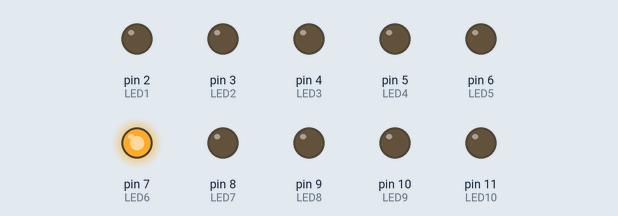
This sketch was run on a simulated Arduino Uno, built with avr-gcc and run on an emulated ATmega328P. Parts: output pins drawn as LEDs (lit = HIGH).

Above: at 0.15 s.
At 44.44 s:
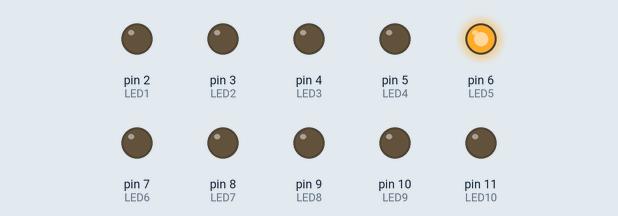
Timing chart, 0 to 44.7 s (numbered marks = the images above):
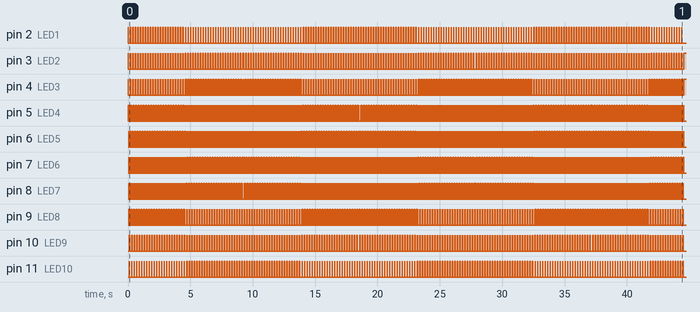

Measured:
- by itself, pin 2 (LED1), pin 11 (LED10): alternates HIGH for 0.02 s and LOW for 0.18 s
- by itself, pin 3 (LED2): repeats every 0.20 s: LOW 0.16 s, HIGH 0.01 s, LOW 0.02 s, HIGH 0.01 s
- by itself, pin 4 (LED3): repeats every 0.20 s: LOW 0.14 s, HIGH 0.01 s, LOW 0.04 s, HIGH 0.01 s
- by itself, pin 5 (LED4): repeats every 0.20 s: LOW 0.12 s, HIGH 0.01 s, LOW 0.06 s, HIGH 0.01 s
- by itself, pin 6 (LED5), pin 7 (LED6): alternates HIGH for 0.01 s and LOW for 0.09 s
- by itself, pin 8 (LED7): repeats every 0.20 s: LOW 0.06 s, HIGH 0.01 s, LOW 0.12 s, HIGH 0.01 s
- by itself, pin 9 (LED8): repeats every 0.20 s: LOW 0.04 s, HIGH 0.01 s, LOW 0.14 s, HIGH 0.01 s
- by itself, pin 10 (LED9): repeats every 0.20 s: LOW 0.02 s, HIGH 0.01 s, LOW 0.16 s, HIGH 0.01 s

The sketch:

sketch.ino
```cpp
#define LED1 2
#define LED2 3
#define LED3 4
#define LED4 5
#define LED5 6
#define LED6 7
#define LED7 8
#define LED8 9
#define LED9 10
#define LED10 11

// set blinking speed of the LED
int spd = 10;

void setup()
{
    pinMode(LED1, OUTPUT);
    pinMode(LED2, OUTPUT);
    pinMode(LED3, OUTPUT);
    pinMode(LED4, OUTPUT);
    pinMode(LED5, OUTPUT);
    pinMode(LED6, OUTPUT);
    pinMode(LED7, OUTPUT);
    pinMode(LED8, OUTPUT);
    pinMode(LED9, OUTPUT);
    pinMode(LED10, OUTPUT);
}

void loop()
{
    blink();
    blink_rebirth();
}

void blink()
{
    blink1();
    delay(spd);
    blink2();
    delay(spd);
    blink3();
    delay(spd);
    blink4();
    delay(spd);
    blink5();
    delay(spd);
    blink6();
    delay(spd);
    blink7();
    delay(spd);
    blink8();
    delay(spd);
    blink9();
    delay(spd);
    blink10();
    delay(spd);
}
void blink_rebirth()
{
    blink10();
    delay(spd);
    blink9();
    delay(spd);
    blink8();
    delay(spd);
    blink7();
    delay(spd);
    blink6();
    delay(spd);
    blink5();
    delay(spd);
    blink4();
    delay(spd);
    blink3();
    delay(spd);
    blink2();
    delay(spd);
    blink1();
    delay(spd);
}

void blink1()
{
    digitalWrite(LED1, HIGH);
    digitalWrite(LED2, LOW);
    digitalWrite(LED3, LOW);
    digitalWrite(LED4, LOW);
    digitalWrite(LED5, LOW);
    digitalWrite(LED6, LOW);
    digitalWrite(LED7, LOW);
    digitalWrite(LED8, LOW);
    digitalWrite(LED9, LOW);
    digitalWrite(LED10, LOW);
}
void blink2()
{
    digitalWrite(LED1, LOW);
    digitalWrite(LED2, HIGH);
    digitalWrite(LED3, LOW);
    digitalWrite(LED4, LOW);
    digitalWrite(LED5, LOW);
    digitalWrite(LED6, LOW);
    digitalWrite(LED7, LOW);
    digitalWrite(LED8, LOW);
    digitalWrite(LED9, LOW);
    digitalWrite(LED10, LOW);
}
void blink3()
{
    digitalWrite(LED1, LOW);
    digitalWrite(LED2, LOW);
    digitalWrite(LED3, HIGH);
    digitalWrite(LED4, LOW);
    digitalWrite(LED5, LOW);
    digitalWrite(LED6, LOW);
    digitalWrite(LED7, LOW);
    digitalWrite(LED8, LOW);
    digitalWrite(LED9, LOW);
    digitalWrite(LED10, LOW);
}
void blink4()
{
    digitalWrite(LED1, LOW);
    digitalWrite(LED2, LOW);
    digitalWrite(LED3, LOW);
    digitalWrite(LED4, HIGH);
    digitalWrite(LED5, LOW);
    digitalWrite(LED6, LOW);
    digitalWrite(LED7, LOW);
    digitalWrite(LED8, LOW);
    digitalWrite(LED9, LOW);
    digitalWrite(LED10, LOW);
}
void blink5()
{
    digitalWrite(LED1, LOW);
    digitalWrite(LED2, LOW);
    digitalWrite(LED3, LOW);
    digitalWrite(LED4, LOW);
    digitalWrite(LED5, HIGH);
    digitalWrite(LED6, LOW);
    digitalWrite(LED7, LOW);
    digitalWrite(LED8, LOW);
    digitalWrite(LED9, LOW);
    digitalWrite(LED10, LOW);
}
void blink6()
{
    digitalWrite(LED1, LOW);
    digitalWrite(LED2, LOW);
    digitalWrite(LED3, LOW);
    digitalWrite(LED4, LOW);
    digitalWrite(LED5, LOW);
    digitalWrite(LED6, HIGH);
    digitalWrite(LED7, LOW);
    digitalWrite(LED8, LOW);
    digitalWrite(LED9, LOW);
    digitalWrite(LED10, LOW);
}
void blink7()
{
    digitalWrite(LED1, LOW);
    digitalWrite(LED2, LOW);
    digitalWrite(LED3, LOW);
    digitalWrite(LED4, LOW);
    digitalWrite(LED5, LOW);
    digitalWrite(LED6, LOW);
    digitalWrite(LED7, HIGH);
    digitalWrite(LED8, LOW);
    digitalWrite(LED9, LOW);
    digitalWrite(LED10, LOW);
}
void blink8()
{
    digitalWrite(LED1, LOW);
    digitalWrite(LED2, LOW);
    digitalWrite(LED3, LOW);
    digitalWrite(LED4, LOW);
    digitalWrite(LED5, LOW);
    digitalWrite(LED6, LOW);
    digitalWrite(LED7, LOW);
    digitalWrite(LED8, HIGH);
    digitalWrite(LED9, LOW);
    digitalWrite(LED10, LOW);
}
void blink9()
{
    digitalWrite(LED1, LOW);
    digitalWrite(LED2, LOW);
    digitalWrite(LED3, LOW);
    digitalWrite(LED4, LOW);
    digitalWrite(LED5, LOW);
    digitalWrite(LED6, LOW);
    digitalWrite(LED7, LOW);
    digitalWrite(LED8, LOW);
    digitalWrite(LED9, HIGH);
    digitalWrite(LED10, LOW);
}
void blink10()
{
    digitalWrite(LED1, LOW);
    digitalWrite(LED2, LOW);
    digitalWrite(LED3, LOW);
    digitalWrite(LED4, LOW);
    digitalWrite(LED5, LOW);
    digitalWrite(LED6, LOW);
    digitalWrite(LED7, LOW);
    digitalWrite(LED8, LOW);
    digitalWrite(LED9, LOW);
    digitalWrite(LED10, HIGH);
}
```
